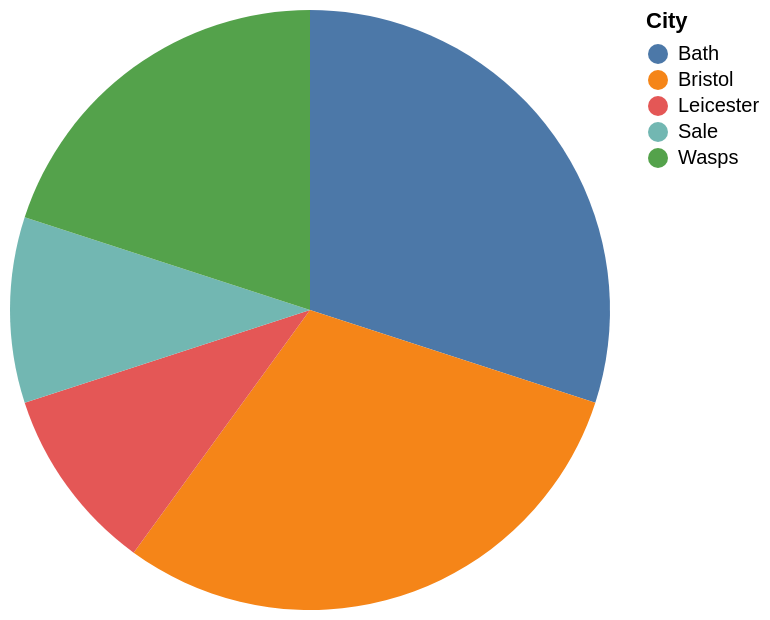

Write a Vega-Lite specification for this figure.
### Vega-Lite specification from a JSON file in a GitHub repository (floating-point values rounded to 4 significant figures)
{"data": {"values": [{"x_data": "Bath", "y_data": 3}, {"x_data": "Bristol", "y_data": 3}, {"x_data": "Leicester", "y_data": 1}, {"x_data": "Sale", "y_data": 1}, {"x_data": "Wasps", "y_data": 2}]}, "mark": "arc", "encoding": {"theta": {"field": "y_data", "type": "quantitative", "title": "count(*)"}, "color": {"field": "x_data", "type": "nominal", "title": "City"}}}
